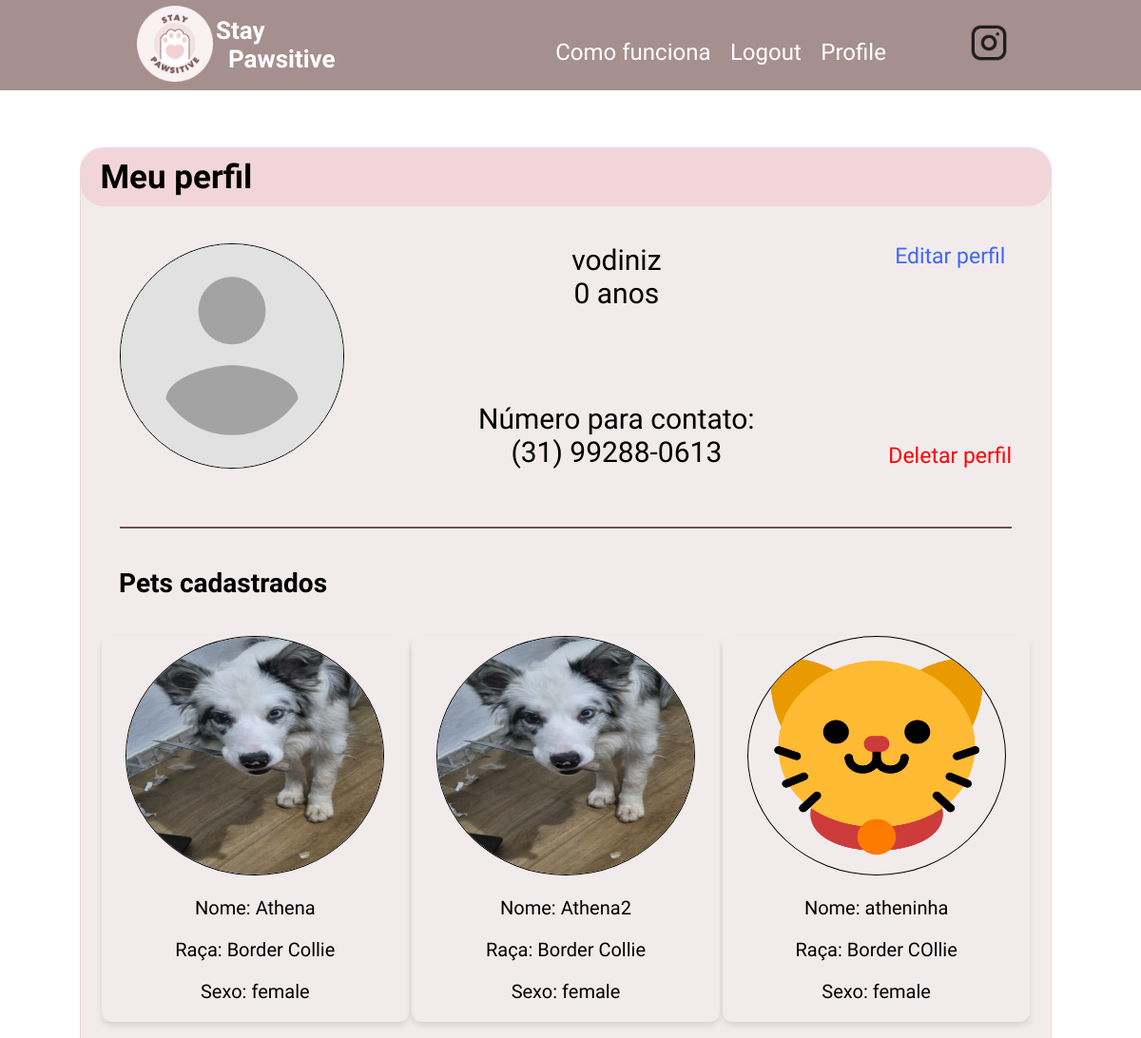
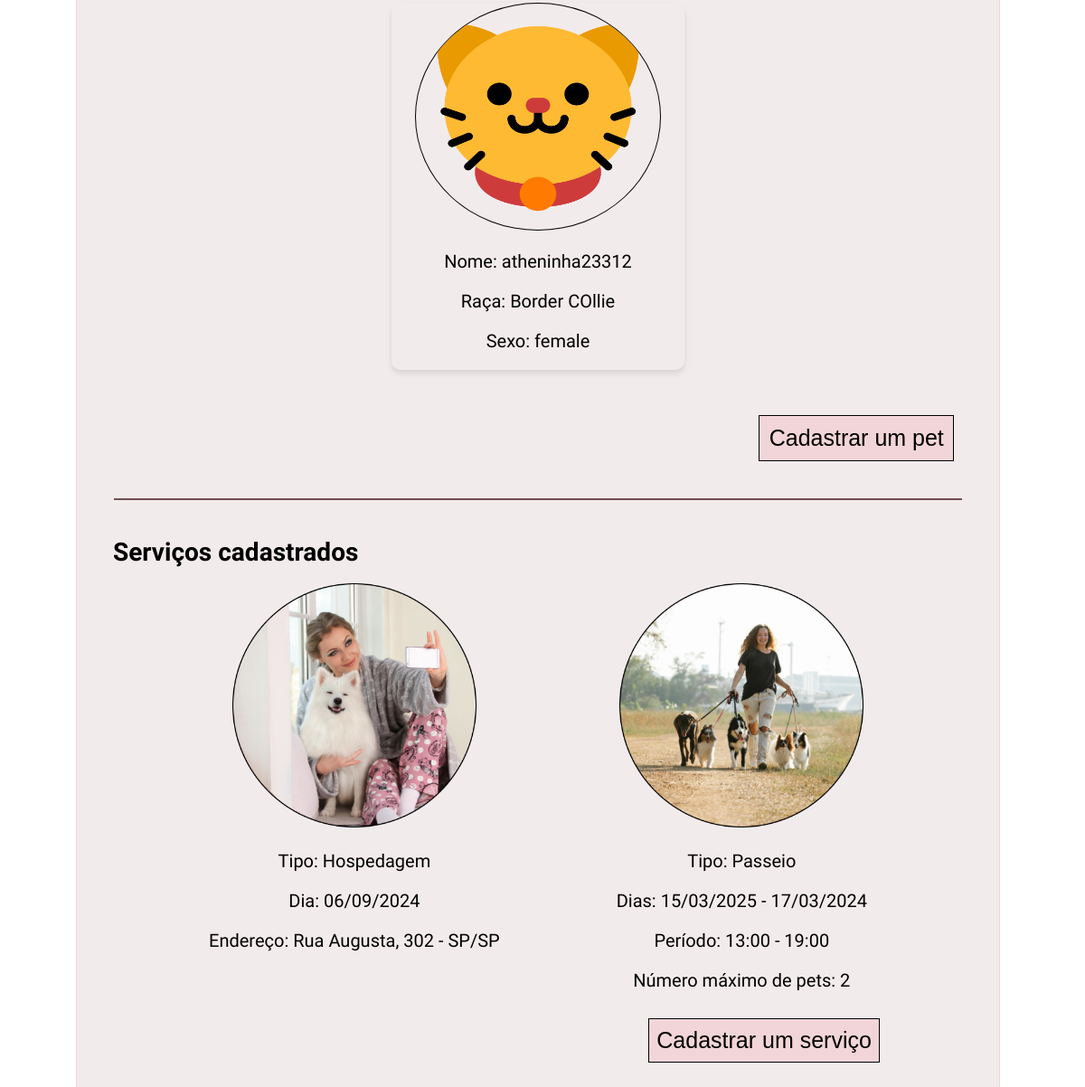
The app's page /user/vodiniz (signed in) with its own data (2 pictures, top to bottom).
### app/models.py (models this page shows, shortened)
class User(UserMixin, db.Model):
    id: so.Mapped[int] = so.mapped_column(primary_key=True)
    username: so.Mapped[str] = so.mapped_column(sa.String(64), index=True,
                                                unique=True)
    email: so.Mapped[str] = so.mapped_column(sa.String(120), index=True,
                                             unique=True)
    password_hash: so.Mapped[Optional[str]] = so.mapped_column(sa.String(256))
    name: so.Mapped[str] = so.mapped_column(sa.String(64), index=True, unique=False)
    phone: so.Mapped[str] = so.mapped_column(sa.String(15), index=True, unique=False)
    birthdate: so.Mapped[datetime] = so.mapped_column(
        index=True, default=lambda: datetime.now(timezone.utc))
    address: so.Mapped[str] = so.mapped_column(sa.String(64), index=True, unique=False)
    cpf: so.Mapped[str] = so.mapped_column(sa.String(11), index=True, unique=False)
    avatar: so.Mapped[str] = so.mapped_column(sa.String(100), index=True, unique=False)
    about_me: so.Mapped[Optional[str]] = so.mapped_column(sa.String(140))

class Pet(db.Model):
    name: so.Mapped[str] = so.mapped_column(sa.String(64), index=True, primary_key=True)
    username: so.Mapped[str] = so.mapped_column(sa.ForeignKey(User.username), index=True, primary_key=True)
    pet_type: so.Mapped[str] = so.mapped_column(sa.String(50))
    photo: so.Mapped[str] = so.mapped_column(sa.String(100))
    breed: so.Mapped[str] = so.mapped_column(sa.String(40))
    sex: so.Mapped[str] = so.mapped_column(sa.String(10))
    friendly: so.Mapped[bool] = so.mapped_column(Boolean)

### app/routes.py (the view)
@app.route('/user/<username>')
@login_required
def user(username):
    user = db.session.scalar(sa.select(User).where(User.username == username))
    if user is None:
        return render_template('404.html'), 404
    age = calculate_age(user.birthdate)
    formatted_phone = format_phone_number(user.phone)
    pets = db.session.query(Pet).join(User).filter(User.username == current_user.username).all()
    return render_template('user.html', user=user, age=age, phone=formatted_phone, pets=pets)

### app/models.py (called while the page is built)
@login.user_loader
def load_user(id):
    return db.session.get(User, int(id))

### app/routes.py (called while the page is built)
def calculate_age(birthdate):
    today = datetime.today()
    age = today.year - birthdate.year - ((today.month, today.day) < (birthdate.month, birthdate.day))
    return age

def format_phone_number(phone):
    digits = ''.join(filter(str.isdigit, phone))
    if len(digits) == 11:
        return f"({digits[:2]}) {digits[2:7]}-{digits[7:]}"
    return phone

### app/templates/user.html (shortened to what this page needs)
{% extends "base.html" %}
{% block head %}
    {{ super() }}
    <link rel="stylesheet" href="{{url_for('static', filename='styles/user.css')}}">
{% endblock head %}
{% block content %}
    <div class="container">
        <div class="title">
            Meu perfil
        </div>
        <div class="infos">
            <div class="profile-data">
                <img src="{{url_for('static', filename='{}'.format(user.avatar))}}">
                <div>
                    <div>
                        {{ user.username }}
                        <br>
                        {{ age }} anos
                    </div>
                    <div>
                        Número para contato:
                        <br>
                        {{ phone }}
                    </div>
                </div>
                {% if user == current_user %}
                    <div>
                        <a href="{{ url_for('edit_profile') }}" class="edit-profile">Editar perfil</a>
                        <a href="#" class="delete-profile">Deletar perfil</a>
                    </div>
                {% endif %}
            </div>
        </div>
        <div class="line"></div>
        <h1 style="font-weight: bold; font-size: 28px; margin-left: 40px;">Pets cadastrados</h1>
        <div class="pets">
            <div class="pets-list">
                {% for pet in pets %}
                <div class="pet-cards">
                    <div class="pet-image">
                        <img src="{{url_for('static', filename=pet.photo)}}">
                    </div>
                    <div class="pet-info">
                        <p>Nome: {{pet.name}} </p>
                        <p>Raça: {{pet.breed}} </p>
                        <p>Sexo: {{pet.sex}} </p>
                    </div>
                </div>
                {% endfor%}
            </div>
            <button onclick="redirect_new_pet()">Cadastrar um pet</button>
        </div>
        <div class="line"></div>
        <h1 style="font-weight: bold; font-size: 28px; margin-left: 40px;">Serviços cadastrados</h1>
        <div class="services">
            <div class="list">
                <div>
                    <img src="{{url_for('static', filename='images/hospedagem.png')}}">
                    <p>Tipo: Hospedagem</p>
                    <p>Dia: 06/09/2024</p>
                    <p>Endereço: Rua Augusta, 302  - SP/SP</p>
                </div>
                <div>
                    <img src="{{url_for('static', filename='images/passeio.png')}}">
                    <p>Tipo: Passeio</p>
                    <p>Dias: 15/03/2025 - 17/03/2024</p>
                    <p>Período: 13:00 - 19:00</p>
                    <p>Número máximo de pets: 2</p>
                </div>
            </div>
            <button onclick="redirect_new_walk()">Cadastrar um serviço</button>
        </div>
    </div>
{% endblock %}

### app/templates/base.html (shortened to what this page needs)
<!doctype html>
<html>
    <head>
        {% block head %}
        <link rel="stylesheet" href="{{ url_for('static', filename='styles/base.css') }}">
        {% endblock head %}
    </head>
    <body>
        <div class="header">
            <div class="brand">
                <a href="{{ url_for('index') }}">
                <img src="{{ url_for('static', filename='images/Logo.png') }}" alt="logo" style="height: 80px;">
                </a>
                <a href="{{ url_for('index') }}" style="text-decoration: none;">
                <h1>Stay<br>&nbsp;&nbsp;Pawsitive</h1>
                </a>
            </div>
            <div class="right">
                <div>
                    <a href="{{ url_for('index') }}">Como funciona</a>
                    {% if current_user.is_anonymous %}
                    <a href="{{ url_for('login') }}">Login</a>
                    {% else %}
                    <a href="{{ url_for('logout') }}">Logout</a>
                    <a href="{{ url_for('user', username=current_user.username) }}">Profile</a>
                    {% endif %}
                </div>
            <a href="https://www.instagram.com/staypawsitive99/">
                <img src="{{ url_for('static', filename='images/Instagram.png') }}" alt="instagram-logo">
            </a>
            </div>
        </div>
        {% block content %}{% endblock content %}
    </body>
</html>

### app/static/styles/base.css (style rules this page uses)
:root { font-size: 62.5%; }
body { font-family: 'Montserrat Alternates', sans-serif; font-style: normal; margin: 0; padding: 0; }
.header { display: flex; flex-direction: row; justify-content: space-evenly; align-items: center; background-color: #A68F8F; height: 2%; color: #FFFFFF; font-size: 18px; z-index: 5; }
.brand { display: flex; flex-direction: row; align-self: center; justify-content: space-evenly; align-items: center; font-size: 13px; width: 18%; font-family: 'Irish Grover', cursive; }
a { color: #FFFFFF; }
.right { display: flex; flex-direction: row; justify-content: space-evenly; align-items: flex-end; }
.right > div { padding: 0rem 8rem; }
.right > div > a { padding: 0rem .8rem; }
.right > div > a:link, .right > div > a:visited { text-decoration: none; color: white; font-size: 2.4rem; }
.right > a > img { width: 4rem; height: 4rem; }

### app/static/styles/user.css (style rules this page uses)
body { font-family: 'Montserrat Alternates', sans-serif; font-style: normal; margin: 0; padding: 0; min-height: 1000px; }
html { margin: 0; padding: 0; height: 100%; }
.container { width: 85%; background-color: #F2EBEC; margin-left: 7%; margin-top: 5%; border: 1px solid #F2D5D8; border-radius: 24px; padding-bottom: 4%; }
.title { background-color: #F2D5D8; padding: 1% 2%; border-radius: 24px; font-size: 35px; font-weight: 700; }
.infos { padding: 2% 4%; }
.profile-data { display: flex; justify-content: space-between; font-size: 30px; padding-top: 2%; }
.profile-data > img { border-radius: 50%; border: 1px solid black; max-width: 25%; height: auto; }
.profile-data > div { display: flex; flex-direction: column; justify-content: space-between; text-align: center; }
a:link { text-decoration: none; }
.profile-data > div > a { font-size: 23px; font-weight: 400; }
.edit-profile { color: #3D68FE; }
.delete-profile { color: #FF0000; }
.pets { display: flex; flex-direction: column; }
.pets-list { display: flex; flex-direction: row; flex-wrap: wrap; justify-content: space-around; margin: 20px; }
.about-me, .services { padding: 0% 8%; display: flex; flex-direction: column; }
.pets > button, .services > button { background-color: #F2D5D8; font-size: 25px; font-weight: 400; padding: 1%; border: 1px solid black; align-self: flex-end; margin-right: 5rem; margin-top: 1rem; }
.pet-cards { width: 33%; display: flex; flex-direction: column; align-items: center; text-align: center; border-radius: 10px; box-shadow: 0px 4px 6px rgba(0, 0, 0, 0.1); margin-bottom: 20px; }
.list { display: flex; justify-content: space-around; text-align: center; font-size: 20px; }
.list img { width: 27rem; height: auto; }
.pet-cards img { border-radius: 50%; width: 27rem; height: 25rem; border: 1px solid black; }
.pet-info p { font-size: 20px; font-weight: 400; }
.line { border-top: 2px solid #734D54; margin: 4% 4%; }

### records on screen
User: avatar (placeholder picture), username "vodiniz"
Pet: photo (picture), name "Athena", breed "Border Collie", sex "female"
Pet: photo (picture), name "Athena2", breed "Border Collie", sex "female"
Pet: photo (picture), name "atheninha", breed "Border COllie", sex "female"
Pet: photo (picture), name "atheninha23312", breed "Border COllie", sex "female"

### other values on screen
{{ age }} "0"
{{ phone }} "(31) 99288-0613"
